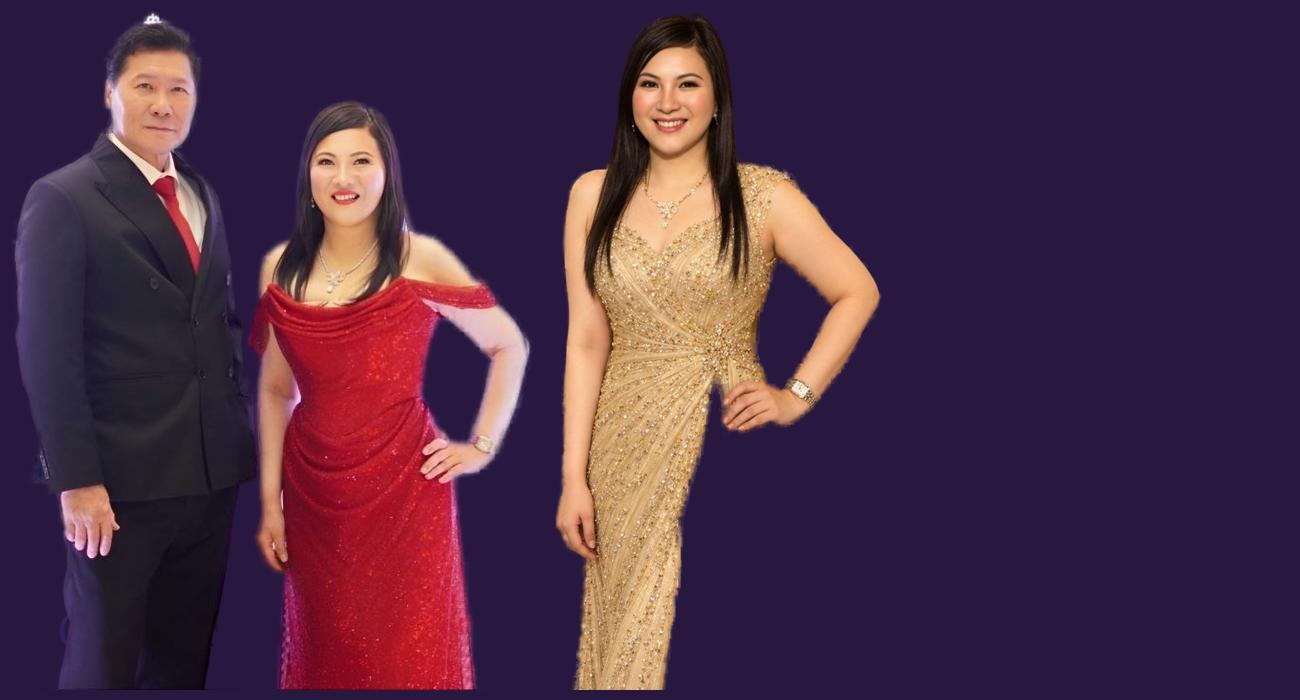
#> input picture photos/cut_check.jpg, 1300 x 700 px; its folder holds only this picture in this run
$ python -i export_v11.py   (imports and definitions only)
#> lines starting #> are read from the running program, lines starting #| are printed output that depends on the picture
#> `mont = Image.new('RGB', (W, H * len(keys)))`: mont: PIL image 340x560 RGB; every value is 0
"""V11 (new slogan) → GIF/JPG. Renders of every frame at 12 fps are de-duplicated (a frame identical to the previous one
just extends the previous delay), then encoded like V9C: Lanczos + unsharp to 1x (or @2x as is), one libimagequant palette
from a montage of key moments, dither only on the first frame, unchanged pixels keep their indices.
usage: COMP=MR11A TAG=V11A_New_Slogan [SCALE=2] python3 export_v11.py
"""
import os, glob
import numpy as np
from PIL import Image, ImageFilter
import imagequant

COMP = os.environ.get('COMP', 'MR11A')
TAG = os.environ.get('TAG', 'V11A_New_Slogan')
SCALE = int(os.environ.get('SCALE', '1'))
R = f'/home/claude/gba/remotion/out/{COMP}'
# [1 line not run here, left out]
SIZE = os.environ.get('SIZE', '340')   # '728' = the 728×90 leaderboard (LB11VAR2, 20 Oct 2026)
W, H = ({1: (340, 280), 2: (680, 560), 4: (1360, 1120)} if SIZE == '340' else {1: (728, 90), 2: (1456, 180), 4: (2912, 360)})[SCALE]   # SCALE=4: true high-res frames from the …HD comp (--scale=2)

def down(path):
#> called with path = '../../../photos/cut_check.jpg'
    im = Image.open(path).convert('RGB')
#> im is the input picture: PIL image 1300x700 RGB; mean R, G, B 75.9, 46.3, 69.2
    if SCALE >= 2: return im.filter(ImageFilter.UnsharpMask(radius=0.6, percent=40, threshold=2))
    return im.resize((W, H), Image.LANCZOS).filter(ImageFilter.UnsharpMask(radius=0.9, percent=70, threshold=1))
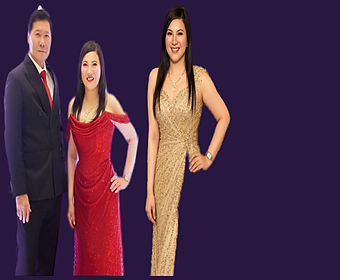
#> returned value: PIL image 340x280 RGB; mean R, G, B 75.9, 46.3, 69.2

files = sorted(glob.glob(f'{R}/element-*.png'))
frames, durs, prev, src = [], [], None, []
JPG_AT = int(os.environ.get('JPG_AT', '160'))   # closing card, before the loop fade
# [8 lines not run here, left out]
# GIF delays are stored in 1/100 s: round the CUMULATIVE time to 10 ms so the loop keeps its real length (83 ms frames would otherwise lose ~3 ms each)
cum, acc, out_d = 0.0, 0, []
# [2 lines not run here, left out]
durs = out_d
# key moments for the shared palette: first, then frames spread evenly
keys = sorted(set([0] + [int(i * (len(frames) - 1) / 9) for i in range(10)]))
mont = Image.new('RGB', (W, H * len(keys)))
# [1 line not run here, left out]
# [1 line that did not run here, left out]
qs, prev_rgb, prev_q = [], None, None
# [8 lines not run here, left out]
base = (f'{OUT}/GBA2026_Banner_340x280_{TAG}' + {1: '', 2: '@2x', 4: '_1360x1120'}[SCALE]) if SIZE == '340' else (f'{OUT}/GBA2026_Banner_728x90_{TAG}' + {1: '', 2: '@2x', 4: '_2912x360'}[SCALE])
# [1 line not run here, left out]
J = dict(quality=95, subsampling=0, optimize=True, dpi=(72, 72))
# [1 line that did not run here, left out]
# [3 lines not run here, left out]

>>> result = down('../../../photos/cut_check.jpg')

$ run again, on photos/stuffing_024.jpg
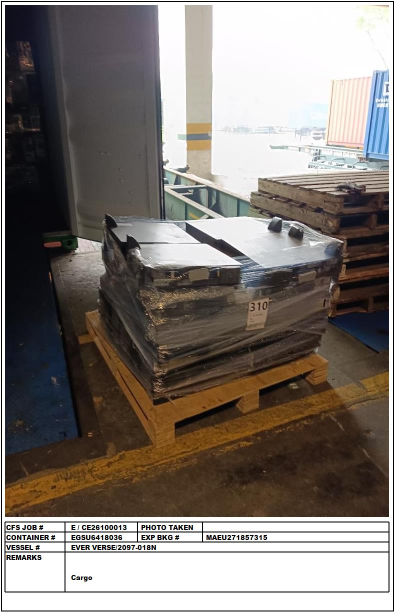
#> input picture photos/stuffing_024.jpg, 788 x 1224 px (shown at 1/2 size)
#> mont: PIL image 340x560 RGB; every value is 0
#> in down, im is the input picture: PIL image 788x1224 RGB; mean R, G, B 128.7, 121.2, 115.6
#> in down, `return im.resize((W, H), Image.LANCZOS).filter(ImageFilter.UnsharpMask..`:
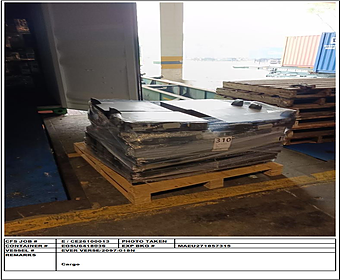
#> returned value: PIL image 340x280 RGB; mean R, G, B 127.1, 119.7, 114.1

$ run again, on photos/founders_red_clean.png
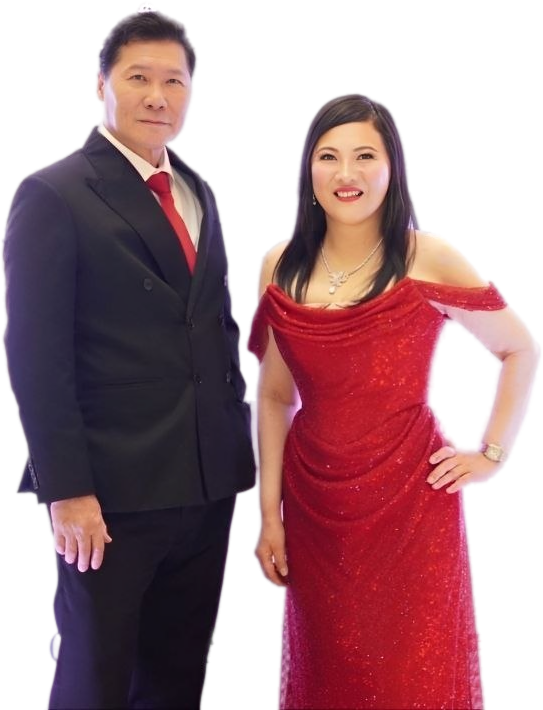
#> input picture photos/founders_red_clean.png, 543 x 710 px
#> mont: PIL image 340x560 RGB; every value is 0
#> in down, `im = Image.open(path).convert('RGB')`:
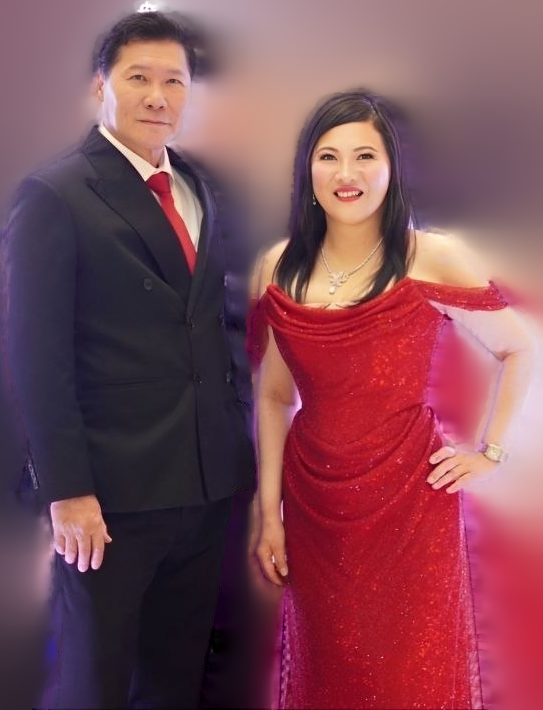
#> im: PIL image 543x710 RGB; mean R, G, B 127.2, 73.6, 85.5
#> in down, `return im.resize((W, H), Image.LANCZOS).filter(ImageFilter.UnsharpMask..`:
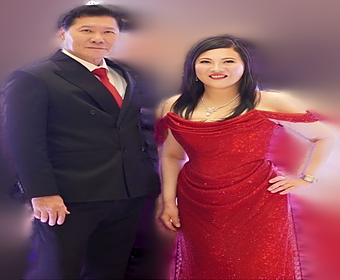
#> returned value: PIL image 340x280 RGB; mean R, G, B 127.2, 73.6, 85.5
